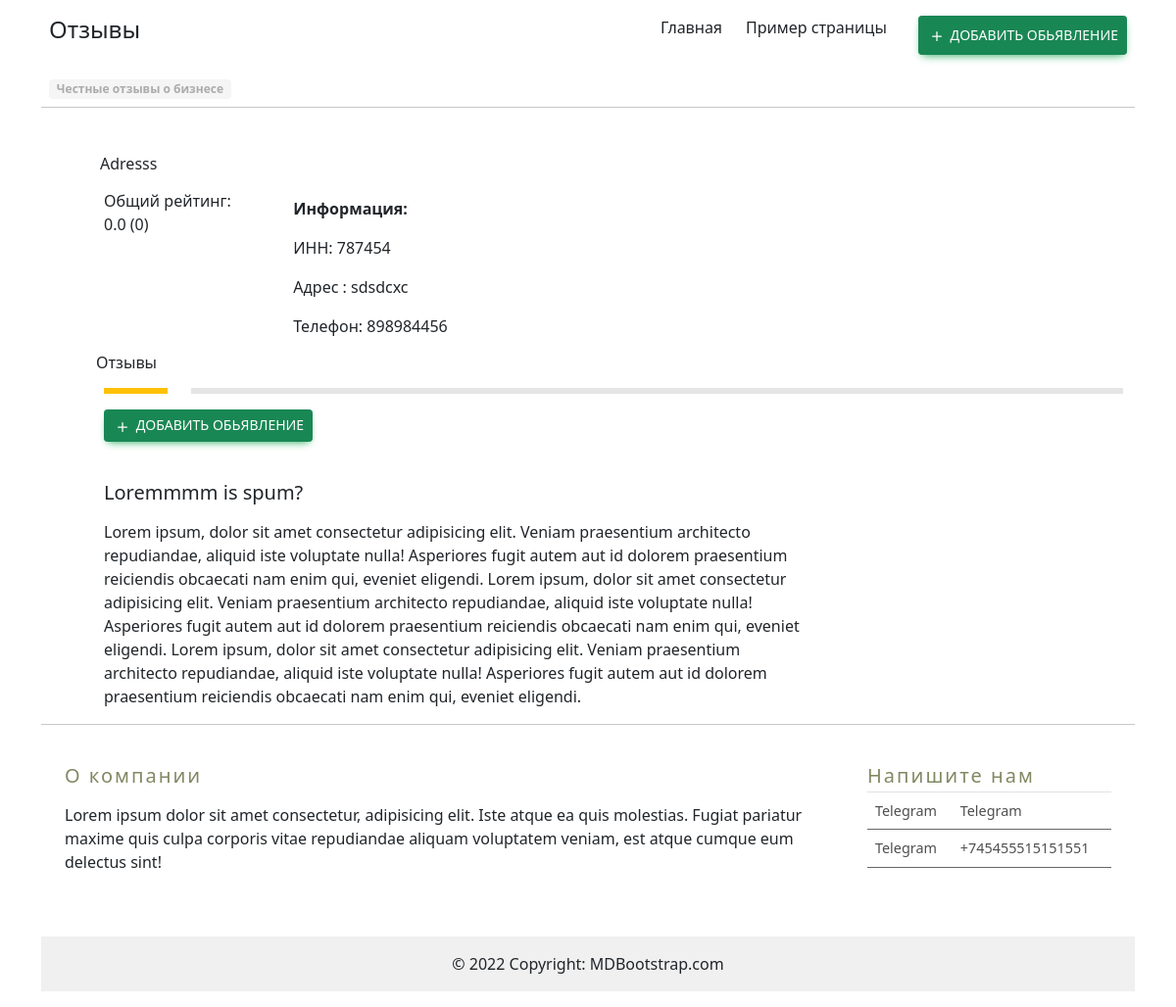
Screenshot of /post-detail/1/ with the database file from the repository.
### reytings/models.py (models this page shows, shortened)
class Company(models.Model):
    name =models.CharField(max_length=255)
    inn =models.CharField(max_length=100,blank=True,null=True)
    address =models.CharField(max_length=255,blank=True,null=True)
    phone =models.CharField(max_length=25,blank=True,null=True)
    avg_rating =models.FloatField(blank=True,null=True,default=0)
    description =models.TextField(default='')
    created_date = models.DateTimeField(auto_now_add=True)
    modified_date = models.DateTimeField(auto_now=True)
    is_approved =models.BooleanField(default=False)
    class Meta:
        verbose_name='Компании'
        verbose_name_plural='Компания'

### reytings/views.py (the view)
# urls.py: path('post-detail/<int:company_id>/', views.post_detail, name='post_detail'),
def post_detail(request,company_id):
  company = get_object_or_404(Company,id=company_id)
  comments =Comments.objects.filter(is_approved=True,company=company)
  comments_count=comments.count()
  context={
    'company':company,
    'comments':comments,
    'comments_count':comments_count
  }
  return render(request,'detail.html',context)

### reytings/templatetags/custom.py (called while the page is built)
@register.filter
def div(value, div):
    return round((value * div), 1)

### templates/detail.html (shortened to what this page needs)
{% extends 'base.html' %}
{% load custom %}
{% block content %}
<div class="container  pl-5">
      <div class="pt-5 pb-2 pl-2 ml-1"><h6>{{company.name}} </h6></div>
      <div class="row ml-1">
        <div class="col-md-2">
          Общий рейтинг:
          <div class="rating-container theme-krajee-svg rating-sm rating-animate">
                {{company.avg_rating |div:1 }} ({{comments_count}})
            </div>
        </div>
        <div class="col-md-7">
          <ul class="list-group list-group-flush ">
            <li class="list-group-item  " > <b> Информация: </b></li>
            <li class="list-group-item ">ИНН: {{company.inn}}</li>
            <li class="list-group-item ">Адрес : {{company.address}}</li>
            <li class="list-group-item ">Телефон: {{company.phone}}</li>
          </ul>
        </div>
        <div class="col-md-3"></div>
      </div>
      <div class="p-2"> <h6>Отзывы</h6> </div>
      <div class="row ml-1">
        <div class="col-md-1" width="1px">
          <div class="divider  bg-warning" style="width: 100%; height: 3px!important;"></div>
        </div>
        <div class="col-md-11">
          <div class="divider " style=" height: 3px; background-color: rgba(0, 0,0, .1);"></div>
        </div>
      </div>
      <div class="row ml-1">
        <div class="col-md-1" width="1px">
          <div class="divider  bg-warning" style="width: 100%; height: 3px!important;"></div>
        </div>
        <div class="col-md-11">
          <div class="divider " style=" height: 3px; background-color: rgba(0, 0,0, .1);"></div>
        </div>
      </div>
      <div class="p-3">
        <button type="button" class="btn btn-success btn-sm text-right" data-mdb-toggle="modal" data-mdb-target="#exampleModal2">
            <svg xmlns="http://www.w3.org/2000/svg" width="20" height="20" fill="currentColor" class="bi bi-plus" viewBox="0 0 16 16">
              <path d="M8 4a.5.5 0 0 1 .5.5v3h3a.5.5 0 0 1 0 1h-3v3a.5.5 0 0 1-1 0v-3h-3a.5.5 0 0 1 0-1h3v-3A.5.5 0 0 1 8 4z"/>
            </svg>
              Добавить обьявление
        </button>
      </div>
    </div>
    <div class="d-flex justify-content-center mt-4 " >
      <div class="row">
        <div class="col-md-8 ml-5">
          <div class="ml-3">
            <h5 class="bold pb-2">Loremmmm is spum?</h5>
            Lorem ipsum, dolor sit amet consectetur adipisicing elit. Veniam praesentium architecto repudiandae, aliquid iste voluptate nulla! Asperiores fugit autem aut id dolorem praesentium reiciendis obcaecati nam enim qui, eveniet eligendi.
            Lorem ipsum, dolor sit amet consectetur adipisicing elit. Veniam praesentium architecto repudiandae, aliquid iste voluptate nulla! Asperiores fugit autem aut id dolorem praesentium reiciendis obcaecati nam enim qui, eveniet eligendi.
            Lorem ipsum, dolor sit amet consectetur adipisicing elit. Veniam praesentium architecto repudiandae, aliquid iste voluptate nulla! Asperiores fugit autem aut id dolorem praesentium reiciendis obcaecati nam enim qui, eveniet eligendi.
          </div>
          </div>
      </div>
    </div>
  </div>
{% endblock %}

### rows the page displays
Company: name "Adresss", avg_rating|div "0.0", inn "787454", address "sdsdcxc", phone "898984456"

### other values shown
{{ comments_count }} "0"
